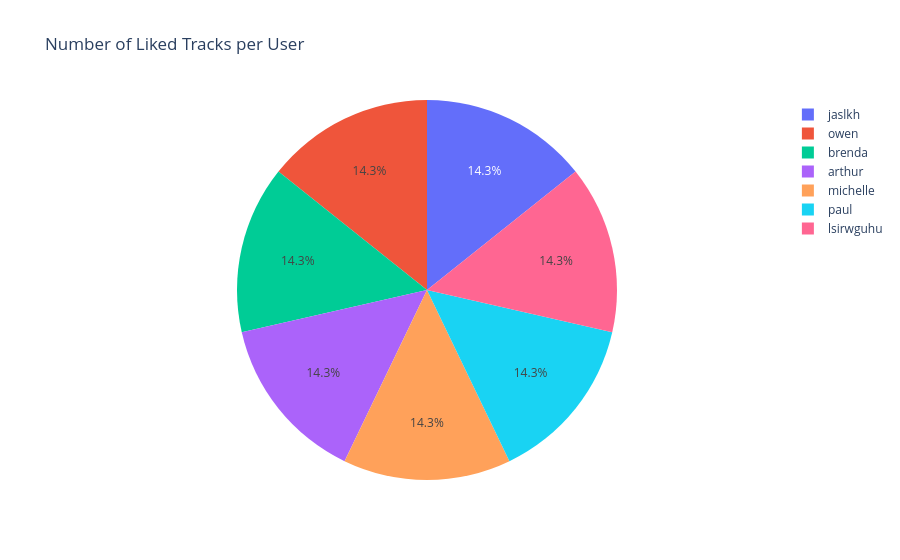

Notebook source saved alongside this figure:
### Markdown cell above
# Analysis on the users

### Code cell
px.pie(df, names="username", title="Number of Liked Tracks per User")

### Figure 1 — Plotly figure (JSON) as saved in the notebook; plotly's stock layout.template omitted (floating-point values rounded to 4 significant figures; data arrays with more than 128 entries replaced by an {"elided": "..."} marker saying what was removed)
{"data": [{"domain": {"x": [0, 1], "y": [0, 1]}, "hovertemplate": "username=%{label}<extra></extra>", "labels": {"elided": "1050 str values"}, "legendgroup": "", "name": "", "showlegend": true, "type": "pie"}], "layout": {"legend": {"tracegroupgap": 0}, "title": {"text": "Number of Liked Tracks per User"}}}
